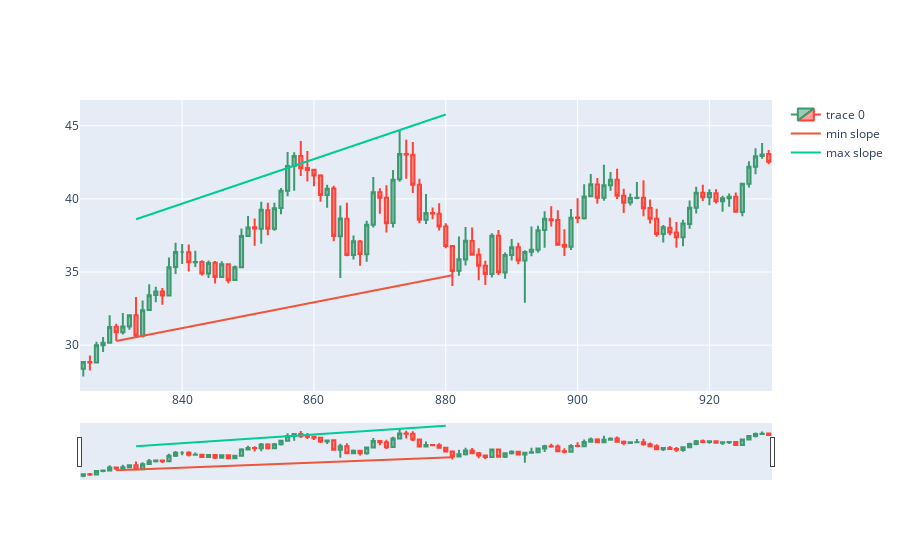

The notebook cell this image was saved under:
### Markdown cell above
# Fitting intercepts to meet highest or lowest candle point in time slice

### Code cell
dfpl = df[candleid-wind-backcandles:candleid+backcandles]
import plotly.graph_objects as go
from datetime import datetime

fig = go.Figure(data=[go.Candlestick(x=dfpl.index,
                open=dfpl['Open'],
                high=dfpl['High'],
                low=dfpl['Low'],
                close=dfpl['Close'])])

#-------------------------------------------------------------------------
# Fitting intercepts to meet highest or lowest candle point in time slice
adjintercmin = df.Low.loc[candleid-backcandles:candleid].min() - slmin*df.Low.iloc[candleid-backcandles:candleid].idxmin()
adjintercmax = df.High.loc[candleid-backcandles:candleid].max() - slmax*df.High.iloc[candleid-backcandles:candleid].idxmax()
fig.add_trace(go.Scatter(x=xxmin, y=slmin*xxmin + adjintercmin, mode='lines', name='min slope'))
fig.add_trace(go.Scatter(x=xxmax, y=slmax*xxmax + adjintercmax, mode='lines', name='max slope'))
fig.show()
